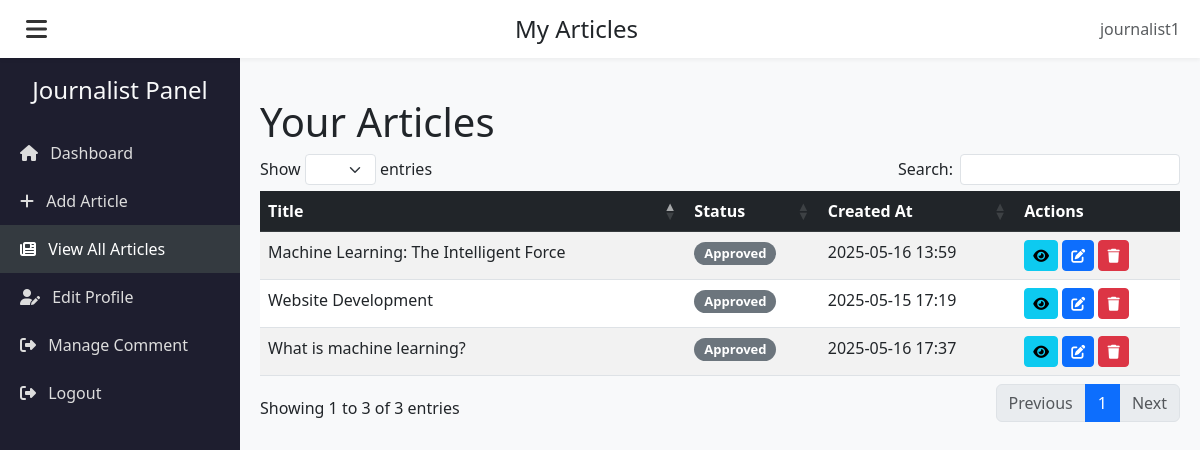
/view_articles.php (signed in), run on the app's committed database.
### tables this page shows
CREATE TABLE `articles` (
  `article_id` int(11) NOT NULL,
  `title` varchar(255) NOT NULL,
  `content` text NOT NULL,
  `image_url` varchar(255) DEFAULT NULL,
  `status` enum('draft','pending','approved','declined') DEFAULT 'draft',
  `created_at` timestamp NOT NULL DEFAULT current_timestamp(),
  `updated_at` timestamp NOT NULL DEFAULT current_timestamp() ON UPDATE current_timestamp(),
  `author_id` int(11) DEFAULT NULL
);

### view_articles.php (the view, shortened to what this page needs)
<?php
require_once 'db.php';
$user_id = $_SESSION['user_id'];
$stmt = $conn->prepare("SELECT article_id, title, status, created_at FROM articles WHERE author_id = ? ORDER BY created_at DESC");
$stmt->bind_param("i", $user_id);
$stmt->execute();
$result = $stmt->get_result();
?>
<!DOCTYPE html>
<html lang="en">
<head>
    <link href="https://cdn.jsdelivr.net/npm/bootstrap@5.3.0/dist/css/bootstrap.min.css" rel="stylesheet">
    <link href="https://cdnjs.cloudflare.com/ajax/libs/font-awesome/6.4.0/css/all.min.css" rel="stylesheet">
    <link href="https://cdn.datatables.net/1.13.6/css/dataTables.bootstrap5.min.css" rel="stylesheet">
</head>
<body>
    <div class="top-navbar">
        <button class="hamburger" onclick="toggleSidebar()">
            <i class="fas fa-bars"></i>
        </button>
        <h4 class="m-0">My Articles</h4>
        <span class="text-muted d-none d-md-inline"><?php echo htmlspecialchars($_SESSION['username']); ?></span>
    </div>
    <nav id="sidebar" class="sidebar">
        <h4 class="text-center text-light mt-3">Journalist Panel</h4>
        <ul class="list-unstyled mt-4">
            <li><a href="journalist_dashboard.php"><i class="fas fa-home me-2"></i> Dashboard</a></li>
            <li><a href="add_article.php"><i class="fas fa-plus me-2"></i> Add Article</a></li>
            <li class="active"><a href="view_articles.php"><i class="fas fa-newspaper me-2"></i> View All Articles</a></li>
            <li><a href="edit_profile.php"><i class="fas fa-user-edit me-2"></i> Edit Profile</a></li>
            <li><a href="j.manage_comment.php"><i class="fas fa-sign-out-alt me-2"></i> Manage Comment</a></li>
            <li><a href="logout.php"><i class="fas fa-sign-out-alt me-2"></i> Logout</a></li>
        </ul>
    </nav>
    <main id="mainContent" class="main-content">
        <h1>Your Articles</h1>
        <?php if ($result->num_rows > 0): ?>
            <div class="table-responsive">
                <table id="articlesTable" class="table table-hover table-striped">
                    <thead class="table-dark">
                        <tr>
                            <th>Title</th>
                            <th>Status</th>
                            <th>Created At</th>
                            <th>Actions</th>
                        </tr>
                    </thead>
                    <tbody>
                        <?php while ($article = $result->fetch_assoc()): ?>
                            <tr>
                                <td><?php echo htmlspecialchars($article['title']); ?></td>
                                <td>
                                    <?php
                                    $status = $article['status'];
                                    $badge_class = match ($status) {
                                        'draft' => 'warning',
                                        'published' => 'success',
                                        'archived' => 'dark',
                                        default => 'secondary',
                                    };
                                    ?>
                                    <span class="badge bg-<?php echo $badge_class; ?>"><?php echo ucfirst($status); ?></span>
                                </td>
                                <td><?php echo date('Y-m-d H:i', strtotime($article['created_at'])); ?></td>
                                <td>
                                    <a href="view_article.php?id=<?php echo $article['article_id']; ?>" class="btn btn-sm btn-info"><i class="fas fa-eye"></i></a>
                                    <a href="edit_article.php?id=<?php echo $article['article_id']; ?>" class="btn btn-sm btn-primary"><i class="fas fa-edit"></i></a>
                                    <button class="btn btn-sm btn-danger" data-bs-toggle="modal" data-bs-target="#deleteModal<?php echo $article['article_id']; ?>">
                                        <i class="fas fa-trash"></i>
                                    </button>
                                </td>
                            </tr>
                        <?php endwhile; ?>
                    </tbody>
                </table>
            </div>
        <?php else: ?>
            <p>No articles found. <a href="add_article.php">Add your first article</a>.</p>
        <?php endif; ?>
    </main>
</body>
</html>

### view_articles.php (style rules this page uses)
body { font-family: 'Segoe UI', sans-serif; background-color: #f8f9fa; margin: 0; overflow-x: hidden; }
.top-navbar { background-color: #ffffff; box-shadow: 0 2px 4px rgba(0, 0, 0, 0.05); padding: 10px 20px; display: flex; align-items: center; justify-content: space-between; position: sticky; top: 0; z-index: 1040; }
.hamburger { font-size: 24px; background: none; border: none; color: #333; }
.sidebar { background-color: #1e1e2f; color: white; height: 100vh; width: 240px; position: fixed; top: 0; left: 0; z-index: 1030; padding-top: 60px; transition: transform 0.3s ease; }
.sidebar a { color: #ddd; display: block; padding: 12px 20px; text-decoration: none; }
.sidebar a:hover, .sidebar .active a { background-color: #343a40; color: #fff; }
.main-content { margin-left: 240px; padding: 40px 20px; transition: margin-left 0.3s ease; }
.badge { font-size: 13px; padding: 5px 10px; border-radius: 20px; }

### data on the page
articles: title "What is machine learning?", status "Approved", created_at "2025-05-16 17:37"
articles: title "Machine Learning: The Intelligent Force", status "Approved", created_at "2025-05-16 13:59"
articles: title "Website Development", status "Approved", created_at "2025-05-15 17:19"

### other printed values
$_SESSION['username'] "journalist1"
